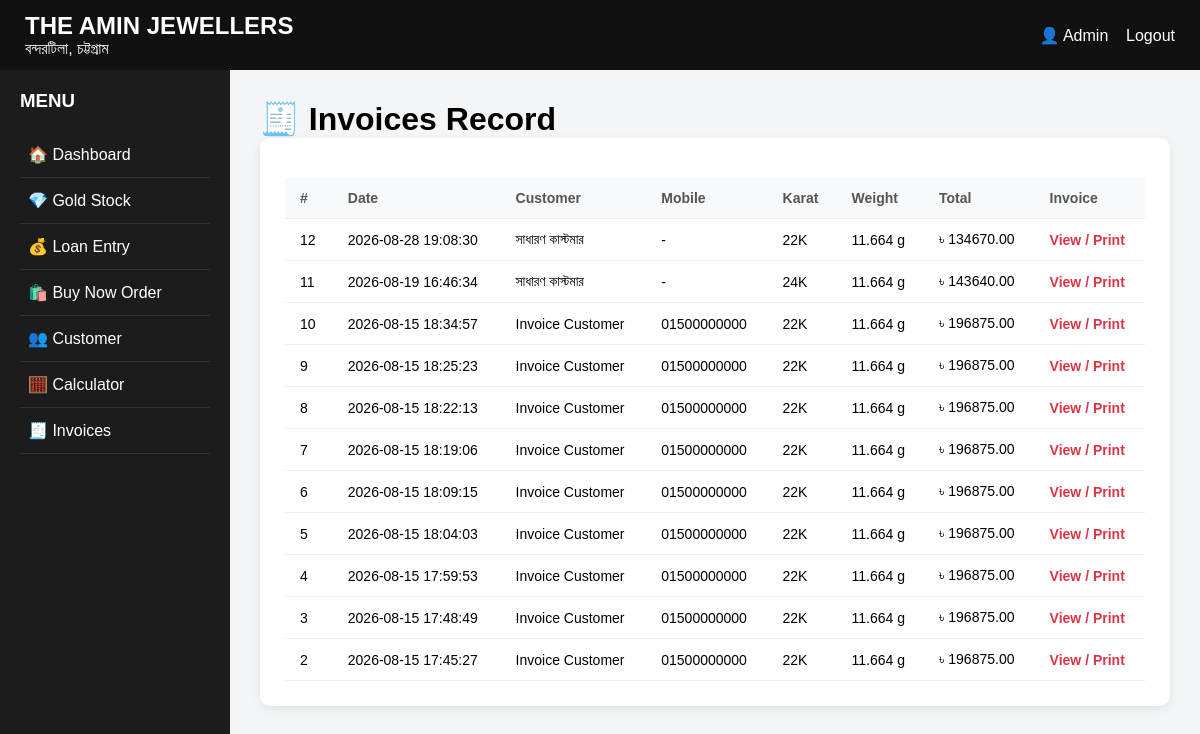
The page /invoices (signed in) on the database as committed earlier.
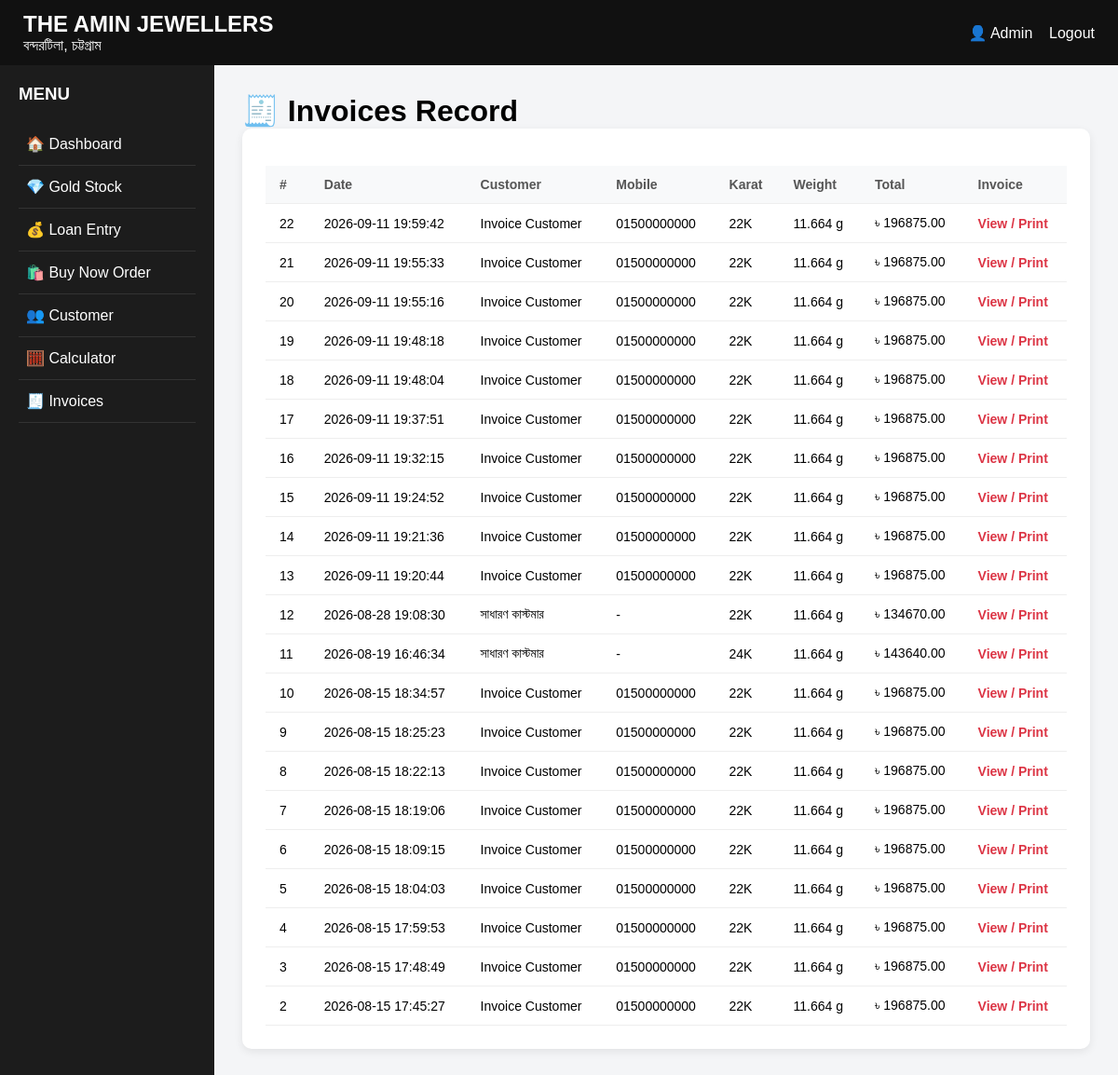
The same page on the database as committed later.
### tables this page shows
CREATE TABLE invoices (
            id INTEGER PRIMARY KEY AUTOINCREMENT,
            customer_name TEXT NOT NULL,
            mobile TEXT,
            karat TEXT NOT NULL,
            weight REAL NOT NULL,
            rate REAL NOT NULL,
            gold_value REAL NOT NULL,
            making REAL NOT NULL,
            bat REAL NOT NULL,
            stone REAL NOT NULL,
            vat REAL NOT NULL,
            grand_total REAL NOT NULL,
            created_at TIMESTAMP DEFAULT CURRENT_TIMESTAMP
        );

### app.py (the view)
@app.route("/invoices")
@login_required
def invoices():
    conn = get_db()
    invoice_list = conn.execute("""
        SELECT * FROM invoices
        ORDER BY id DESC
    """).fetchall()
    return render_template("invoices.html", invoices=invoice_list)

### app.py (called while the page is built)
def get_db():
    if "db" not in g:
        g.db = sqlite3.connect(DATABASE)
        g.db.row_factory = sqlite3.Row
    return g.db

def login_required(f):
    @wraps(f)
    def decorated_function(*args, **kwargs):
        if "user" not in session:
            return redirect("/")
        return f(*args, **kwargs)
    return decorated_function

### templates/invoices.html (shortened to what this page needs)
<!DOCTYPE html>
<html lang="bn">
<head>
    <link rel="stylesheet" href="{{ url_for('static', filename='css/style.css') }}">
</head>
<body>
<header class="topbar">
    <div>
        <h2>THE AMIN JEWELLERS</h2>
        <span>বন্দরটিলা, চট্টগ্রাম</span>
    </div>
    <div>
        👤 Admin &nbsp;&nbsp;
        <a href="/logout">Logout</a>
    </div>
</header>
<div class="dashboard">
    <aside class="sidebar">
        <h3>MENU</h3>
        <a href="/dashboard">🏠 Dashboard</a>
        <a href="/gold-stock">💎 Gold Stock</a>
        <a href="/loans">💰 Loan Entry</a>
        <a href="/buy-now">🛍️ Buy Now Order</a>
        <a href="/customers">👥 Customer</a>
        <a href="/calculator">🧮 Calculator</a>
        <a href="/invoices">🧾 Invoices</a>
    </aside>
    <main class="content">
        <h1>🧾 Invoices Record</h1>
        <div class="card">
            <table>
                <thead>
                    <tr>
                        <th>#</th>
                        <th>Date</th>
                        <th>Customer</th>
                        <th>Mobile</th>
                        <th>Karat</th>
                        <th>Weight</th>
                        <th>Total</th>
                        <th>Invoice</th>
                    </tr>
                </thead>
                <tbody>
                {% for invoice in invoices %}
                    <tr>
                        <td>{{ invoice['id'] }}</td>
                        <td>{{ invoice['created_at'] }}</td>
                        <td>{{ invoice['customer_name'] }}</td>
                        <td>{{ invoice['mobile'] or '-' }}</td>
                        <td>{{ invoice['karat'] }}</td>
                        <td>{{ invoice['weight'] }} g</td>
                        <td>৳ {{ '%.2f'|format(invoice['grand_total']) }}</td>
                        <td><a href="{{ url_for('invoice_detail', invoice_id=invoice['id']) }}">View / Print</a></td>
                    </tr>
                {% else %}
                    <tr>
                        <td colspan="8">No invoices have been created yet.</td>
                    </tr>
                {% endfor %}
                </tbody>
            </table>
        </div>
    </main>
</div>
</body>
</html>

Rows that differ between the two databases and show on the page:
added invoices: id "22", created_at "2026-09-11 19:59:42", customer_name "Invoice Customer", mobile "01500000000", karat "22K", weight "11.664", grand_total "196875.00"
added invoices: id "21", created_at "2026-09-11 19:55:33", customer_name "Invoice Customer", mobile "01500000000", karat "22K", weight "11.664", grand_total "196875.00"
added invoices: id "20", created_at "2026-09-11 19:55:16", customer_name "Invoice Customer", mobile "01500000000", karat "22K", weight "11.664", grand_total "196875.00"
added invoices: id "19", created_at "2026-09-11 19:48:18", customer_name "Invoice Customer", mobile "01500000000", karat "22K", weight "11.664", grand_total "196875.00"
added invoices: id "18", created_at "2026-09-11 19:48:04", customer_name "Invoice Customer", mobile "01500000000", karat "22K", weight "11.664", grand_total "196875.00"
added invoices: id "17", created_at "2026-09-11 19:37:51", customer_name "Invoice Customer", mobile "01500000000", karat "22K", weight "11.664", grand_total "196875.00"
added invoices: id "16", created_at "2026-09-11 19:32:15", customer_name "Invoice Customer", mobile "01500000000", karat "22K", weight "11.664", grand_total "196875.00"
added invoices: id "15", created_at "2026-09-11 19:24:52", customer_name "Invoice Customer", mobile "01500000000", karat "22K", weight "11.664", grand_total "196875.00"
added invoices: id "14", created_at "2026-09-11 19:21:36", customer_name "Invoice Customer", mobile "01500000000", karat "22K", weight "11.664", grand_total "196875.00"
added invoices: id "13", created_at "2026-09-11 19:20:44", customer_name "Invoice Customer", mobile "01500000000", karat "22K", weight "11.664", grand_total "196875.00"
